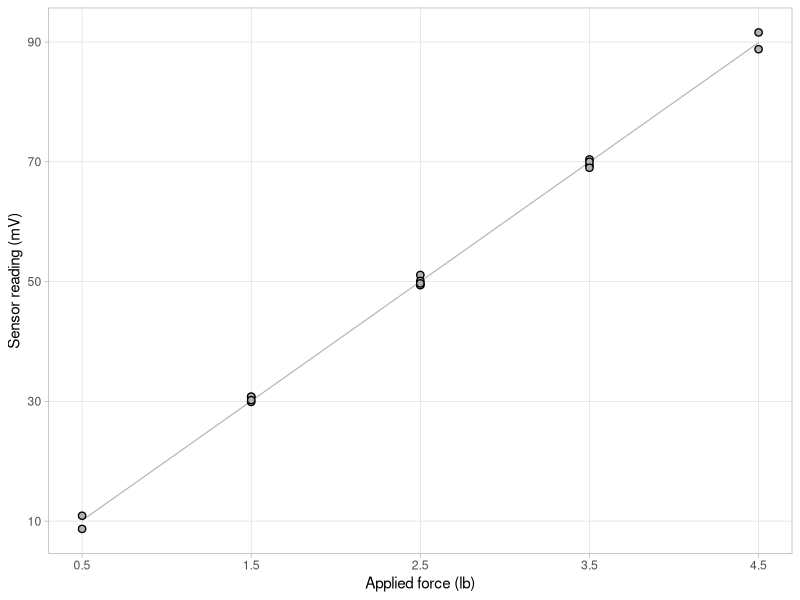
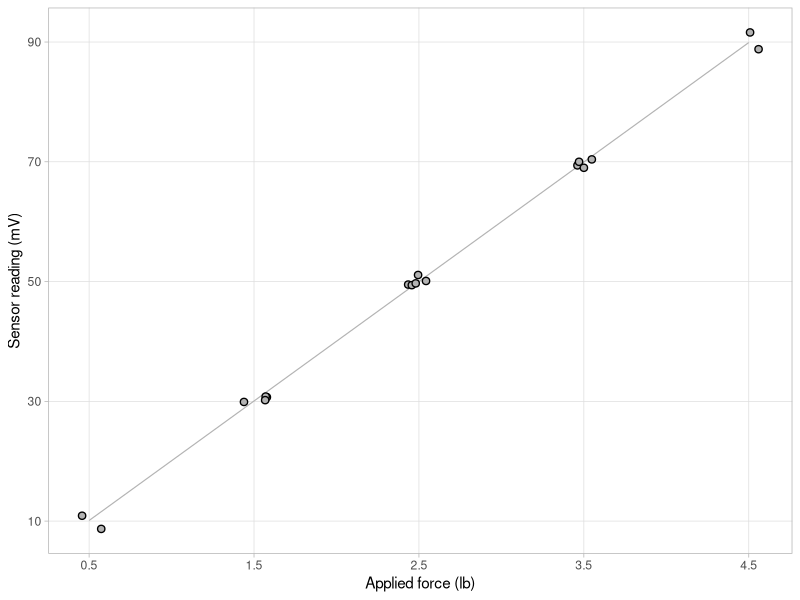
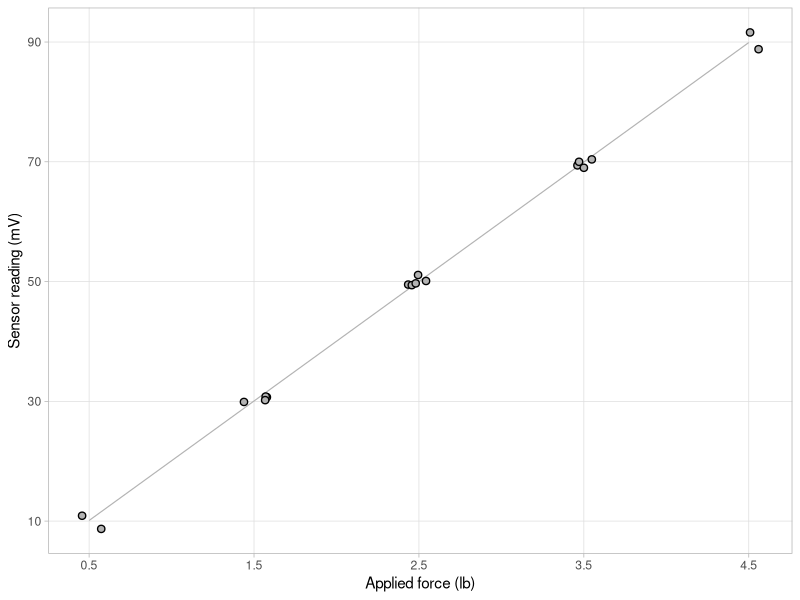
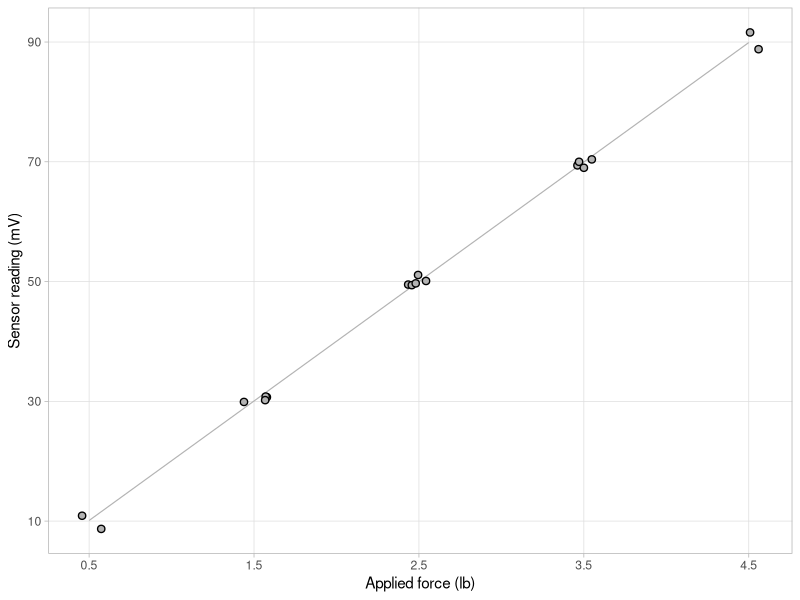
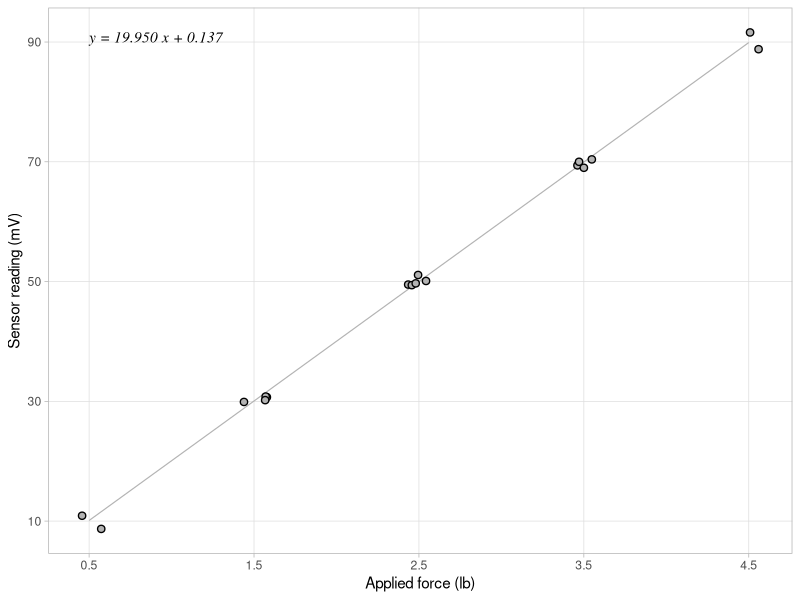
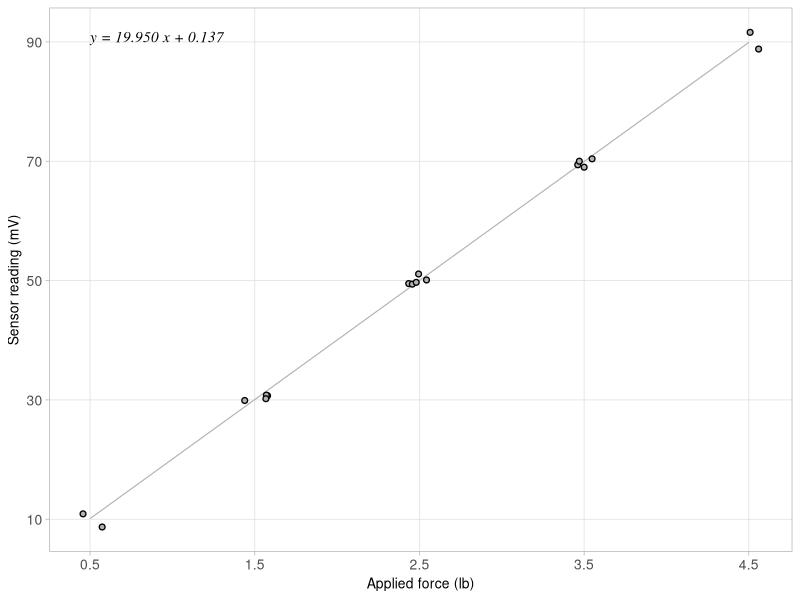
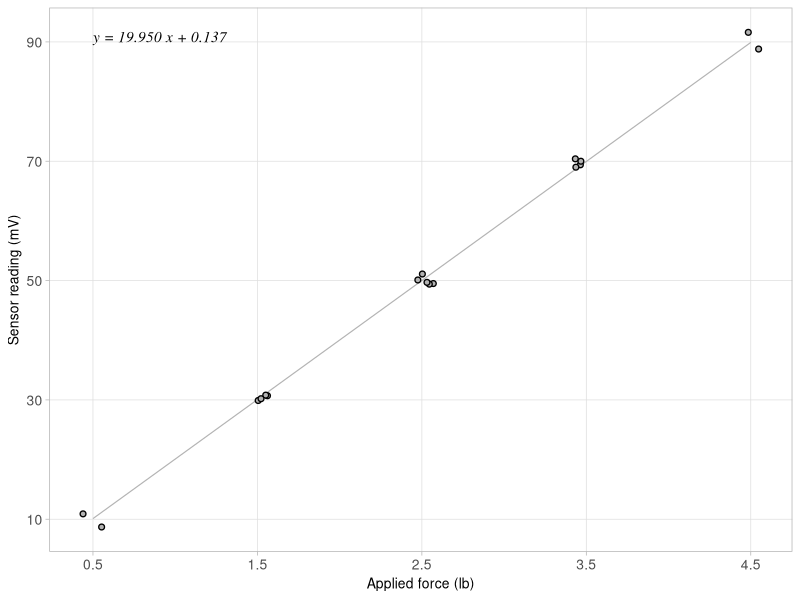

Generate these figures, in order, with R:
## ---- chunk 1
library(knitr)
opts_knit$set(root.dir = '../')
opts_chunk$set(echo = TRUE)
## ---- chunk 2
library(readr)
library(plyr)
suppressPackageStartupMessages(library(dplyr))
library(ggplot2)
## ---- chunk 3
results_table <- read_csv("results/03_calibr_regression_results-table.csv")
results_table
## ---- chunk 4
# the slope value appears in the regression equation
slope_df    <- filter(results_table, item == 'slope')
slope_value <- slope_df$value

# the intercept value appears in the regression equation
intercept_df    <- filter(results_table, item == 'intercept')
intercept_value <- intercept_df$value

# input units appear in the x-axis label
input_range_df <- filter(results_table, item == 'input_range')
input_units    <- input_range_df$units

# output units appear in the y-axis label
output_span_df <- filter(results_table, item == 'output_span')
output_units   <- output_span_df$units

# check the results
slope_value
intercept_value
input_units
output_units
## ---- chunk 5
graph_data <- read_csv("results/03_calibr_regression_graph-data.csv")
calibr_graph <- ggplot(data = graph_data) +
	geom_line(aes(x = input_lb, y = fit_mV), size = 0.4, color = 'gray70') + 
	geom_point(aes(x = input_lb, y = output_mV), size = 2, 
						 stroke = 0.7, shape = 21, color = 'black', fill= 'gray70') + 
	xlab("Applied force (lb)") + 
	ylab("Sensor reading (mV)") +
	scale_x_continuous(breaks = seq(from = 0.5, to = 4.5, by = 1)) +
	scale_y_continuous(breaks = seq(from = 10, to = 90, by = 20)) +
	theme_light() +
	theme(panel.grid.minor = element_blank())

# print to output	
print(calibr_graph)
## ---- chunk 6
# one new line to set the seed
set.seed(20160824)

calibr_graph <- ggplot(data = graph_data) +
	geom_line(aes(x = input_lb, y = fit_mV), size = 0.4, color = 'gray70') + 
	geom_point(aes(x = input_lb, y = output_mV), size = 2, 
						 stroke = 0.7, shape = 21, color = 'black', fill= 'gray70', 
						 
						 # one new line to use the jitter function
						 position = position_jitter(width = 0.08, height = 0)) + 
	
	xlab("Applied force (lb)") + 
	ylab("Sensor reading (mV)") +
	scale_x_continuous(breaks = seq(from = 0.5, to = 4.5, by = 1)) +
	scale_y_continuous(breaks = seq(from = 10, to = 90, by = 20)) +
	theme_light() +
	theme(panel.grid.minor = element_blank())

# print to output	
print(calibr_graph)
## ---- chunk 7
set.seed(20160824)

# two new lines
my_xlab <- paste0("Applied force (", input_units, ")")
my_ylab <- paste0("Sensor reading (", output_units, ")")

calibr_graph <- ggplot(data = graph_data) +
	geom_line(aes(x = input_lb, y = fit_mV), size = 0.4, color = 'gray70') + 
	geom_point(aes(x = input_lb, y = output_mV), size = 2, 
						 stroke = 0.7, shape = 21, color = 'black', fill= 'gray70', 
						 position = position_jitter(width = 0.08, height = 0)) + 

	# two edited lines	
	xlab(my_xlab) + 
	ylab(my_ylab) +
	
	scale_x_continuous(breaks = seq(from = 0.5, to = 4.5, by = 1)) +
	scale_y_continuous(breaks = seq(from = 10, to = 90, by = 20)) +
	theme_light() +
	theme(panel.grid.minor = element_blank())

# print to output	
print(calibr_graph)
## ---- chunk 8
x_test_seq <- sort(unique(graph_data$input_lb))
x_test_seq
## ---- chunk 9
# round to the nearest 10
y_nominal_seq <- sort(unique(graph_data$fit_mV))
y_nominal_seq <- plyr::round_any(y_nominal_seq, 10)
y_nominal_seq
## ---- chunk 10
set.seed(20160824)
my_xlab <- paste0("Applied force (", input_units, ")")
my_ylab <- paste0("Sensor reading (", output_units, ")")
calibr_graph <- ggplot(data = graph_data) +
	geom_line(aes(x = input_lb, y = fit_mV), size = 0.4, color = 'gray70') + 
	geom_point(aes(x = input_lb, y = output_mV), size = 2, 
						 stroke = 0.7, shape = 21, color = 'black', fill= 'gray70', 
						 position = position_jitter(width = 0.08, height = 0)) + 
	xlab(my_xlab) + 
	ylab(my_ylab) +

	# edit two lines
	scale_x_continuous(breaks = x_test_seq) +
	scale_y_continuous(breaks = y_nominal_seq) +
	
	theme_light() +
	theme(panel.grid.minor = element_blank())
print(calibr_graph)
## ---- chunk 11
set.seed(20160824)
my_xlab <- paste0("Applied force (", input_units, ")")
my_ylab <- paste0("Sensor reading (", output_units, ")")

# one new line to define the calibration equation
calibr_eqn <- paste0("y = ", sprintf("%.3f", slope_value), 
										 " x + ", sprintf("%.3f", intercept_value)) 

calibr_graph <- ggplot(data = graph_data) +
	geom_line(aes(x = input_lb, y = fit_mV), size = 0.4, color = 'gray70') + 
	geom_point(aes(x = input_lb, y = output_mV), size = 2, 
						 stroke = 0.7, shape = 21, color = 'black', fill= 'gray70', 
						 position = position_jitter(width = 0.08, height = 0)) + 
	xlab(my_xlab) + 
	ylab(my_ylab) +
	scale_x_continuous(breaks = x_test_seq) +
	scale_y_continuous(breaks = y_nominal_seq) +

	# one new function to add the calibration equation
	annotate("text", x = min(graph_data$input_lb), 
					 y = max(graph_data$output_mV), label = calibr_eqn, 
					 family = "serif", fontface = "italic", 
					 hjust = "left", vjust = "top") + 

	theme_light() +
	theme(panel.grid.minor = element_blank())
		
# print to output	
print(calibr_graph)
## ---- chunk 12
set.seed(20160824)
my_xlab <- paste0("Applied force (", input_units, ")")
my_ylab <- paste0("Sensor reading (", output_units, ")")
calibr_eqn <- paste0("y = ", sprintf("%.3f", slope_value), 
										 " x + ", sprintf("%.3f", intercept_value)) 
calibr_graph <- ggplot(data = graph_data) +
	geom_line(aes(x = input_lb, y = fit_mV), size = 0.4, color = 'gray70') + 
	geom_point(aes(x = input_lb, y = output_mV), size = 1.5, 
						 stroke = 0.7, shape = 21, color = 'black', fill= 'gray70', 
						 position = position_jitter(width = 0.08, height = 0)) + 
	xlab(my_xlab) + 
	ylab(my_ylab) +
	scale_x_continuous(breaks = x_test_seq) +
	scale_y_continuous(breaks = y_nominal_seq) +
	annotate("text", x = min(graph_data$input_lb), 
					 y = max(graph_data$output_mV), label = calibr_eqn, 
					 family = "serif", fontface = "italic", 
					 hjust = "left", vjust = "top",
					 
					 # add size spec in mm (convert using 2.85 pt/mm)
					 size = 11/2.85) + 
	
	theme_light() +
	theme(panel.grid.minor = element_blank(), 
				
				# add size spec in points for all other text
				axis.text  = element_text(size = 10), 
				axis.title = element_text(size = 10)
				)

# print to output	
print(calibr_graph)

ggsave("results/05_advanced_graph.png", plot = calibr_graph, 
			 width = 6, height = 4, units = "in", dpi = 300)
